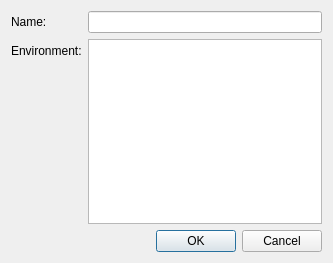
<?xml version="1.0" encoding="UTF-8"?>
<ui version="4.0">
 <class>ProjectEdit</class>
 <widget class="QDialog" name="ProjectEdit">
  <property name="geometry">
   <rect>
    <x>0</x>
    <y>0</y>
    <width>333</width>
    <height>263</height>
   </rect>
  </property>
  <property name="windowTitle">
   <string>Project edit</string>
  </property>
  <layout class="QVBoxLayout" name="verticalLayout">
   <item>
    <layout class="QFormLayout" name="formLayout">
     <property name="fieldGrowthPolicy">
      <enum>QFormLayout::AllNonFixedFieldsGrow</enum>
     </property>
     <item row="0" column="0">
      <widget class="QLabel" name="nameLabel">
       <property name="text">
        <string>Name:</string>
       </property>
      </widget>
     </item>
     <item row="0" column="1">
      <widget class="QLineEdit" name="nameLineEdit"/>
     </item>
     <item row="1" column="0">
      <widget class="QLabel" name="environmentLabel">
       <property name="text">
        <string>Environment:</string>
       </property>
      </widget>
     </item>
     <item row="1" column="1">
      <widget class="QPlainTextEdit" name="environmentTextEdit"/>
     </item>
    </layout>
   </item>
   <item>
    <widget class="QDialogButtonBox" name="buttonBox">
     <property name="orientation">
      <enum>Qt::Horizontal</enum>
     </property>
     <property name="standardButtons">
      <set>QDialogButtonBox::Cancel|QDialogButtonBox::Ok</set>
     </property>
    </widget>
   </item>
  </layout>
 </widget>
 <resources/>
 <connections>
  <connection>
   <sender>buttonBox</sender>
   <signal>accepted()</signal>
   <receiver>ProjectEdit</receiver>
   <slot>accept()</slot>
   <hints>
    <hint type="sourcelabel">
     <x>248</x>
     <y>254</y>
    </hint>
    <hint type="destinationlabel">
     <x>157</x>
     <y>274</y>
    </hint>
   </hints>
  </connection>
  <connection>
   <sender>buttonBox</sender>
   <signal>rejected()</signal>
   <receiver>ProjectEdit</receiver>
   <slot>reject()</slot>
   <hints>
    <hint type="sourcelabel">
     <x>316</x>
     <y>260</y>
    </hint>
    <hint type="destinationlabel">
     <x>286</x>
     <y>274</y>
    </hint>
   </hints>
  </connection>
 </connections>
</ui>
